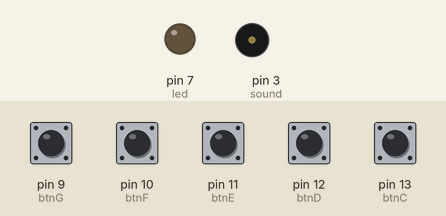
A sketch run on a simulated Arduino Uno, built with avr-gcc and run on an emulated ATmega328P. Parts: output pins drawn as LEDs (lit = HIGH), buzzer (waves = sounding). The inputs (shaded band) are chosen by the test bench; at power-on: pin 9 (btnG), pin 10 (btnF), pin 11 (btnE), pin 12 (btnD), pin 13 (btnC) LOW.

Above: at 1.2 s.
1.3 s: pin 9 (btnG) pulled HIGH for 1 s
At 1.9 s:
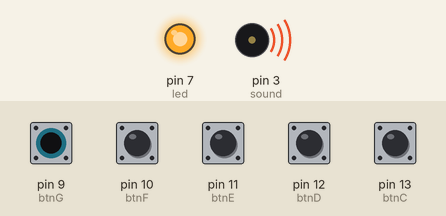
Timing chart, 0 to 4.3 s (numbered marks = the images above; inputs shaded):
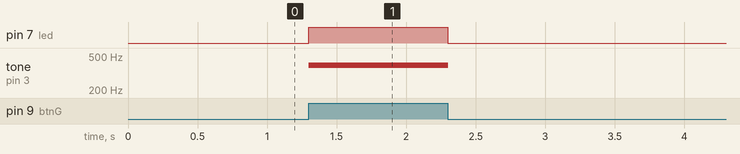

Measured:
- after the input at 1.3 s, pin 7 (led): LOW → HIGH at once, → LOW 1.0 s later; tone on pin 3 (sound): silent → 392 Hz at once, → silent 1.0 s later

The sketch:

ledpiano.ino
```cpp
#define NOTE_C 262
#define NOTE_D 294
#define NOTE_E 330
#define NOTE_F 349
#define NOTE_G 392

int btnC = 13;
int btnD = 12;
int btnE = 11;
int btnF = 10;
int btnG = 9;

int led = 7;

int sound = 3;

void setup(){
  Serial.begin(9600);
  pinMode(btnC, INPUT);
  pinMode(btnD, INPUT);
  pinMode(btnE, INPUT);
  pinMode(btnF, INPUT);
  pinMode(btnG, INPUT);
  pinMode(led, OUTPUT);
}

void loop(){
  int C = digitalRead(btnC);
  int D = digitalRead(btnD);
  int E = digitalRead(btnE);
  int F = digitalRead(btnF);
  int G = digitalRead(btnG);

  if(C){
    tone(sound, NOTE_C,8);
    digitalWrite(led,HIGH);
  }
  else if(D){
    tone(sound, NOTE_D,8);
    digitalWrite(led,HIGH);
  }
  else if(E){
    tone(sound, NOTE_E,8);
    digitalWrite(led,HIGH);
  }
  else if(F){
    tone(sound, NOTE_F,8);
    digitalWrite(led,HIGH);
  }
  else if(G){
    tone(sound, NOTE_G,8);
    digitalWrite(led,HIGH);
  }
  else{
    digitalWrite(led,LOW);
  }
}
```
